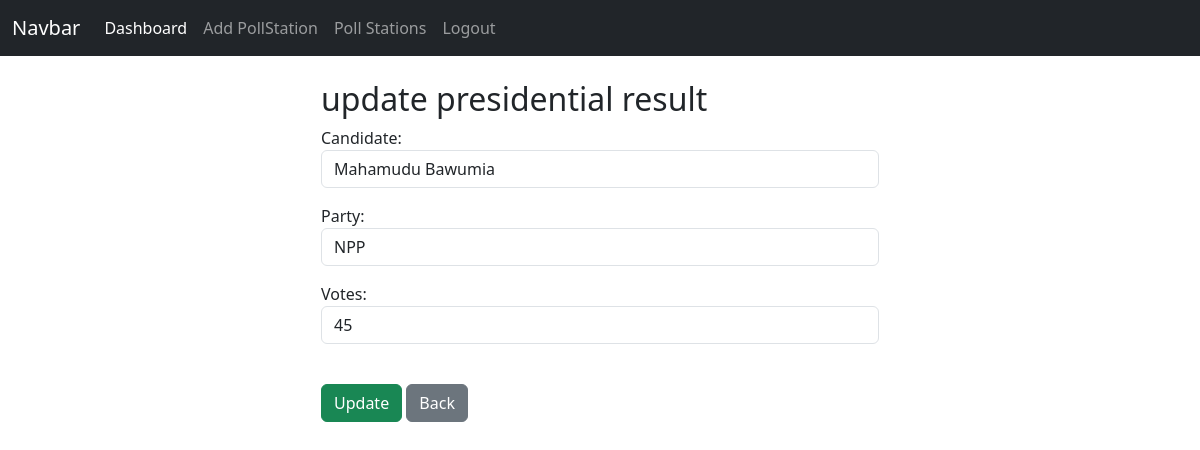
Page /update_presidential_results/1/1 (signed in) on the committed database.
### ps_crm_app/models.py (models this page shows, shortened)
class presResult(models.Model):
    CANDIDATES = {
        'John Dramani Mahama': 'John Dramani Mahama',
        'Mahamudu Bawumia': 'Mahamudu Bawumia',
        'Nana Kwame Badiako': 'Nana Kwame Badiako',
        'Alan John Kyerematen': 'Alan John Kyerematen',
    }
    PARTY = {
        'NDC':'NDC',
        'NPP':'NPP',
        'NEW FORCE': 'NEW FORCE',
        'MOVEMENT FOR CHANGE': 'MOVEMENT FOR CHANGE',
    }
    poll_station = models.ForeignKey(pollStations,on_delete=models.CASCADE)
    name = models.CharField(max_length=50, choices=CANDIDATES)
    party = models.CharField(max_length=50, choices=PARTY)
    votes = models.IntegerField()

### ps_crm_app/views.py (the view)
# urls.py: path('update_presidential_results/<int:station_id>/<int:pres_id>', views.update_presidential, name='updatePres'),
def update_presidential(request, station_id, pres_id):
    if request.user.is_authenticated:
        poll_station = pollStations.objects.get(id=station_id)
        cp = presResult.objects.get(id=pres_id)
        form = presResultForm(request.POST or None, instance=cp)
        if form.is_valid():
            form.save()
            messages.success(request, f'{poll_station} presidential results updated successfully'.title())
            return redirect('poll',station_id=poll_station.id)
        else:
            return render(request,'ps_crm_app/updatePresidential.html', {'form':form, 'poll_station':poll_station})
    else:
        messages.success(request, 'you have to be logged in before you can view this page'.title())
        return redirect('poll',station_id=poll_station.id)

### ps_crm_app/forms.py
class presResultForm(forms.ModelForm):
    CANDIDATES = {
        'John Dramani Mahama': 'John Dramani Mahama',
        'Mahamudu Bawumia': 'Mahamudu Bawumia',
        'Nana Kwame Badiako': 'Nana Kwame Badiako',
        'Alan John Kyerematen': 'Alan John Kyerematen',
    }
    PARTY = {
        'NDC':'NDC',
        'NPP':'NPP',
        'NEW FORCE': 'NEW FORCE',
        'MOVEMENT FOR CHANGE': 'MOVEMENT FOR CHANGE',
    }
    name = forms.ChoiceField(choices=CANDIDATES,widget=forms.Select(attrs={
        'class': 'form-control',
    }), label="Candidate")
    party = forms.ChoiceField(choices=PARTY,widget=forms.Select(attrs={
        'class': 'form-control',
    }), label="Party")
    votes = forms.IntegerField(required=True,min_value=0,widget=forms.NumberInput(attrs={
        'class':'form-control'
    }), label="Votes")
    class Meta:
        model = presResult
        fields = ('name', 'party', 'votes')

### ps_crm_app/templates/ps_crm_app/updatePresidential.html (shortened to what this page needs)
{% extends 'ps_crm_app/base.html' %}
{% block content %}
<div class="col-md-6 offset-md-3">
    <h2>update presidential result</h2>
    <form method="POST">
        {{form.as_p}}
        <br>
        <button type="submit" class="btn btn-success">Update</button>
        <a href="{% url 'poll' poll_station.id%}" class="btn btn-secondary btn-md">Back</a>
    </form>
</div>
{% endblock content %}

### ps_crm_app/static/css/styles.css (style rules this page uses)
.btn { font-size: Poppins; }

### rows in the picture
presResult: name "Mahamudu Bawumia", party "NPP", votes "45"
